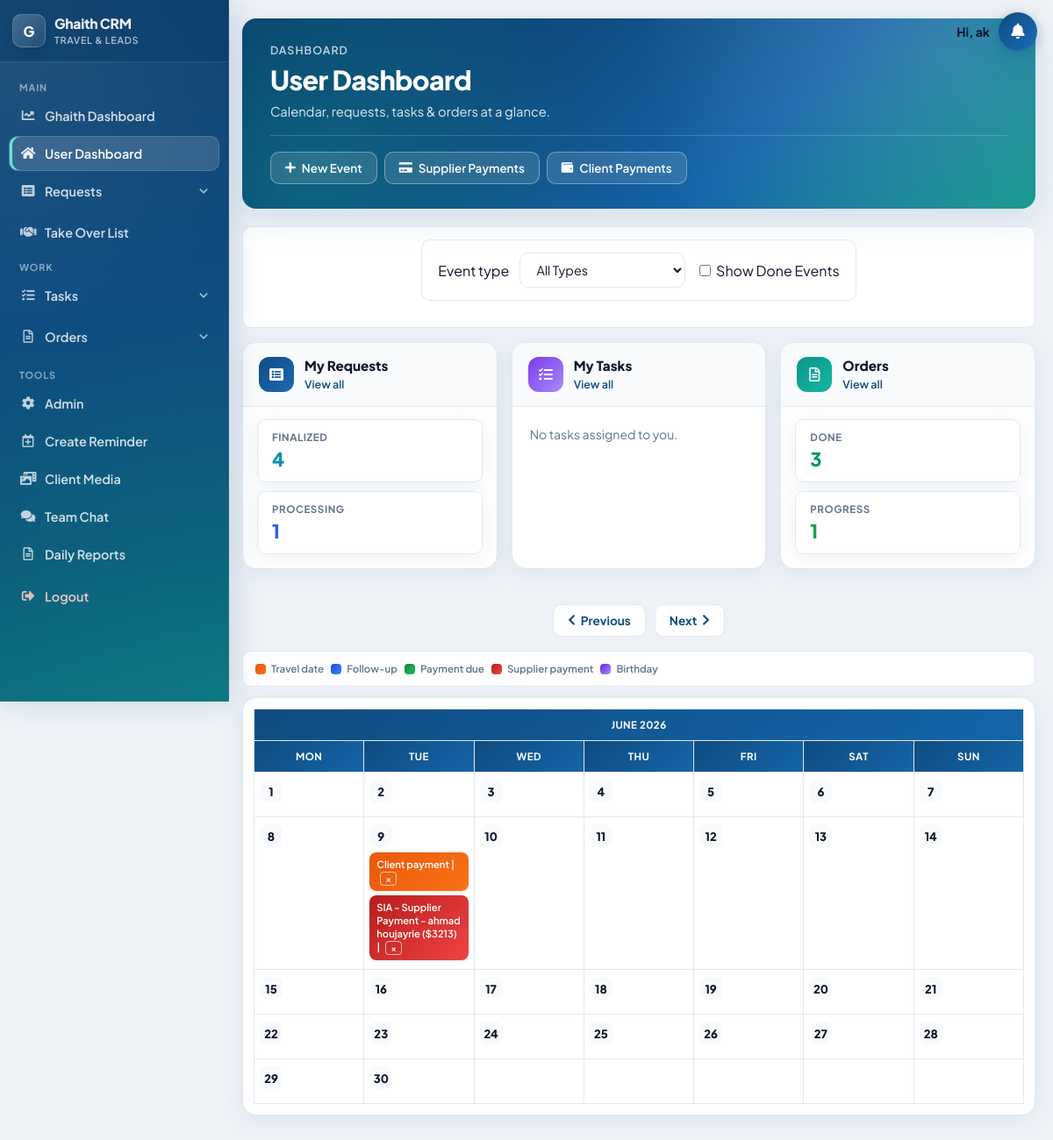
The app's page /dashboard/calendar/ (signed in) with its own data.
### display/models.py (models this page shows, shortened)
class Lead(models.Model):
    reason_of_travel = models.TextField(blank=True, null=True)
    why_this_destination = models.TextField(blank=True, null=True)
    travel_dates_flexible = models.BooleanField(blank=True, default=False)
    budget_range_from = models.PositiveIntegerField(blank=True, null=True)
    budget_range_to = models.PositiveIntegerField(blank=True, null=True)
    name = models.CharField(max_length=100)
    email = models.EmailField(blank=True, null=True)
    country_code = models.CharField(max_length=5, default='+961')
    phone = models.CharField(max_length=15)
    CHANNEL_CHOICES = [
        ('', 'Select Channel'),
        ('Facebook', 'Facebook'),
        ('Whatsapp', 'Whatsapp'),
        ('Referral', 'Referral'),
        ('Direct', 'Direct'),
        ('Website', 'Website'),
        ('Instagram', 'Instagram'),
    ]
    channel = models.CharField(max_length=100, choices=CHANNEL_CHOICES, blank=True)
    SERVICE_CHOICES = [
        ('hotel', 'Hotel'),
        ('ticket', 'Ticket'),
        ('visa', 'Visa'),
        ('package', 'Package'),
        ('travel insurance', 'Travel Insurance'),
    ]
    STATUS_CHOICES = [
        ('onhold', 'On Hold'),
        ('processing', 'Processing'),
        ('negotiation', 'Negotiation'),
        ('finalized', 'Finalized'),
        ('followup', 'Follow-Up'),
        ('done', 'Unqualified'),
    ]
    type_of_service = models.CharField(max_length=50, choices=SERVICE_CHOICES, blank=True, default='')
    status = models.CharField(max_length=50, choices=STATUS_CHOICES, blank=True, default='onhold')
    status_changed_at = models.DateTimeField(null=True, blank=True)
    destination = models.CharField(max_length=200, blank=True, choices=get_destination_choices)
    pax = models.CharField(max_length=100, blank=True, default='')
    duration = models.CharField(max_length=200, blank=True, default='')
    travel_date_from = models.DateField(blank=True, null=True)
    travel_date_to = models.DateField(blank=True, null=True)
    selling_price = models.CharField(max_length=200, blank=True)
    net = models.CharField(max_length=200, blank=True, default='')
    profit = models.CharField(max_length=200, blank=True)
    date_notes = models.TextField(blank=True, null=True)
    special_request = models.TextField(blank=True)
    urgent = models.BooleanField(default=False)
    assignment_notes = models.TextField(blank=True)
    supplier = models.CharField(max_length=200, blank=True)
    sold = models.BooleanField(blank=True, default=False)
    lost = models.BooleanField(blank=True, default=False)
    finalization_notes = models.TextField(blank=True, null=True)
    assigned_to = models.ForeignKey(User, on_delete=models.CASCADE, related_name="current")
    assigned_at = models.DateTimeField(null=True, blank=True)
    attachments = models.ManyToManyField(Attachment, blank=True)
    follow_up = models.DateField(blank=True, null=True)
    created_at = models.DateTimeField(auto_now_add=True, editable=False)
    last_modified = models.DateTimeField(auto_now=True, editable=True)
    takeover = models.BooleanField(default=True)
    special_takeover = models.BooleanField(default=False)  # New field
    takeover_added_at = models.DateTimeField(null=True, blank=True)
    period = models.PositiveIntegerField(default=20)
    is_archived = models.BooleanField(default=False)
    offer_prepared = models.BooleanField(default=False)
    offer_details = models.TextField(blank=True, null=True)
    moved_to_negotiation = models.BooleanField(default=False)  # New field

### tasks/models.py (models this page shows, shortened)
class LeadTask(models.Model):
    PAYMENT_CH = [
        ('installment', 'Installment'),
        ('full', 'Full'),
    ]
    STATUS_CHOICES = [
        ('onhold', 'On Hold'),
        ('progress', 'In Progress'),
        ('done', 'Done'),
        ('cancelled', 'Cancelled'),
    ]
    lead = models.ForeignKey('display.Lead', on_delete=models.CASCADE)
    assigned_to = models.ForeignKey(User, on_delete=models.CASCADE)
    payment = models.CharField(max_length=100, choices=PAYMENT_CH, blank=True)
    status = models.CharField(max_length=100, choices=STATUS_CHOICES)
    notes = models.TextField(blank=True, null=True)
    travel_date = models.DateTimeField(null=True, blank=True)
    return_date = models.DateTimeField(null=True, blank=True)
    date_of_birth = models.DateField(null=True, blank=True)
    passport_expiry_date = models.DateField(null=True, blank=True)

### dashboard/models.py (models this page shows, shortened)
class Event(models.Model):
    TYPE_CHOICES = [
        ('user', 'Travel date reminder'),
        ('invoice', 'Follow-up reminder'),
        ('task', 'Payment Due Date'),
        ('followup', 'Supplier Payment'),
        ('anniversary', 'Birthday Anniversary'),  # New Event Type
    ]
    event_type = models.CharField(max_length=50,
                                  choices=TYPE_CHOICES,
                                   default='user')
    user = models.ForeignKey(User,
                             on_delete=models.CASCADE,
                             related_name="events")
    title = models.CharField(max_length=200)
    description = models.TextField()
    when = models.DateField()
    done = models.BooleanField(default=False)
    service = models.OneToOneField(
        'tasks.Service',
        null=True,
        blank=True,
        on_delete=models.CASCADE,
        related_name='calendar_event',
    )
    @property
    def get_html_url(self):
        edit_url = reverse('event_edit', args=(self.id,))
        done_url = reverse('event_done', args=(self.id,))
        if not self.done:
            return f'''
                <a href="{edit_url}" class="event-link">{self.title}</a> |
            <a href="{done_url}" class="done-link" style="color: white;">&times;</a>
            '''
        else:
            return f'''
            <a href="{edit_url}" class="event-link done-event">{self.title}</a>
            '''

### dashboard/views.py (the view)
class CalendarView(LoginRequiredMixin, generic.ListView):
    model = Event
    template_name = 'calendar.html'
    login_url = '/login/'  # Redirect to login if not authenticated
    def get_context_data(self, **kwargs):
        context = super().get_context_data(**kwargs)
        d = get_date(self.request.GET.get('month', None))
        user = self.request.user
        event_type = self.request.GET.get('event_type', None)
        show_done = self.request.GET.get('show_done')  # 'on' or None
        if user.is_staff:
            events = Event.objects.filter(
                when__year=d.year,
                when__month=d.month
            ).exclude(
                Q(event_type='invoice') & ~Q(user=user)
            )
        else:
            events = Event.objects.filter(
                user=user,
                when__year=d.year,
                when__month=d.month
            )
        if event_type:
            events = events.filter(event_type=event_type)
        if show_done != 'on':
            events = events.filter(done=False)
        cal = Calendar(d.year, d.month)
        html_cal = cal.formatmonth(withyear=True, events=events)
        lead_counts = Lead.objects.filter(assigned_to=user).values('status').annotate(total=Count('status'))
        task_counts = Task.objects.filter(assigned_to=user).values('status').annotate(total=Count('status'))
        lead_task_counts = LeadTask.objects.filter(assigned_to=user).values('status').annotate(total=Count('status'))
        context.update({
            'calendar': mark_safe(html_cal),
            'prev_month': prev_month(d),
            'next_month': next_month(d),
            'event_type': event_type,
            'type_choices': Event.TYPE_CHOICES,
            'lead_counts': {item['status']: item['total'] for item in lead_counts},
            'task_counts': {item['status']: item['total'] for item in task_counts},
            'lead_task_counts': {item['status']: item['total'] for item in lead_task_counts},
            'show_done': show_done,  # pass this so checkbox stays checked if set
        })
        return context

### dashboard/templates/calendar.html (shortened to what this page needs)
{% extends 'base.html' %}
{% block hero %}
<header class="req-hero">
    <div class="req-hero__bg"></div>
    <div class="req-hero__content">
        <div class="req-hero__eyebrow">Dashboard</div>
        <h1 class="req-hero__title">User Dashboard</h1>
        <p class="req-hero__sub">Calendar, requests, tasks &amp; orders at a glance.</p>
        <div class="req-hero__footer">
            <div class="req-hero__actions">
                <a href="{% url 'event_new' %}" class="req-btn-ghost"><i class="fas fa-plus"></i> New Event</a>
                <a href="{% url 'supplier_payments_list' %}" class="req-btn-ghost"><i class="fas fa-credit-card"></i> Supplier Payments</a>
                <a href="{% url 'client_payments_list' %}" class="req-btn-ghost"><i class="fas fa-wallet"></i> Client Payments</a>
            </div>
        </div>
    </div>
</header>
{% endblock %}
{% block content %}
<div class="form-event-type">
    <form method="get" action="{% url 'calendar' %}" class="dashboard-filter-form">
        <label for="event_type">Event type</label>
        <select name="event_type" id="event_type" onchange="this.form.submit()">
            <option value="">All Types</option>
        </select>
        <label class="dashboard-filter-form__check">
            <input type="checkbox" name="show_done" value="on" onchange="this.form.submit()" {% if show_done == 'on' %}checked{% endif %}>
            Show Done Events
        </label>
    </form>
</div>
<div class="dash-stats-grid">
    <div class="req-card dash-stats-card">
        <div class="dash-stats-card__head">
            <div class="req-card__icon req-card__icon--blue"><i class="fas fa-list-alt"></i></div>
            <div>
                <h2 class="dash-stats-card__title">My Requests</h2>
                <a href="{% url 'display_data' %}" class="dash-stats-card__link">View all</a>
            </div>
        </div>
        <div class="req-stats dash-stats-card__stats">
            {% for status, count in lead_counts.items %}
            <div class="req-stat req-stat--{{ status }}">
                <span class="req-stat__label">{{ status }}</span>
                <span class="req-stat__value">{{ count }}</span>
            </div>
            {% empty %}
            <p class="dash-stats-card__empty">No requests assigned to you.</p>
            {% endfor %}
        </div>
    </div>
    <div class="req-card dash-stats-card">
        <div class="dash-stats-card__head">
            <div class="req-card__icon req-card__icon--purple"><i class="fas fa-tasks"></i></div>
            <div>
                <h2 class="dash-stats-card__title">My Tasks</h2>
                <a href="{% url 'current tasks' %}" class="dash-stats-card__link">View all</a>
            </div>
        </div>
        <div class="req-stats dash-stats-card__stats">
            {% for status, count in task_counts.items %}
            <div class="req-stat req-stat--{{ status }}">
                <span class="req-stat__label">{{ status }}</span>
                <span class="req-stat__value">{{ count }}</span>
            </div>
            {% empty %}
            <p class="dash-stats-card__empty">No tasks assigned to you.</p>
            {% endfor %}
        </div>
    </div>
    <div class="req-card dash-stats-card">
        <div class="dash-stats-card__head">
            <div class="req-card__icon req-card__icon--teal"><i class="far fa-file-alt"></i></div>
            <div>
                <h2 class="dash-stats-card__title">Orders</h2>
                <a href="{% url 'current_lead_tasks' %}" class="dash-stats-card__link">View all</a>
            </div>
        </div>
        <div class="req-stats dash-stats-card__stats">
            {% for status, count in lead_task_counts.items %}
            <div class="req-stat req-stat--{{ status }}">
                <span class="req-stat__label">{{ status }}</span>
                <span class="req-stat__value">{{ count }}</span>
            </div>
            {% empty %}
            <p class="dash-stats-card__empty">No orders assigned to you.</p>
            {% endfor %}
        </div>
    </div>
</div>
<div class="calendar-nav-actions">
    <a class="btn btn--secondary" href="{% url 'calendar' %}?{{ prev_month }}"><i class="fas fa-chevron-left"></i> Previous</a>
    <a class="btn btn--secondary" href="{% url 'calendar' %}?{{ next_month }}">Next <i class="fas fa-chevron-right"></i></a>
</div>
<div class="calendar-legend" aria-label="Event type colors">
    <span class="calendar-legend__item calendar-legend__item--user">Travel date</span>
    <span class="calendar-legend__item calendar-legend__item--invoice">Follow-up</span>
    <span class="calendar-legend__item calendar-legend__item--task">Payment due</span>
    <span class="calendar-legend__item calendar-legend__item--followup">Supplier payment</span>
    <span class="calendar-legend__item calendar-legend__item--anniversary">Birthday</span>
</div>
<div class="calendar-shell table-responsive">
    {{ calendar }}
</div>
{% endblock %}

### display/templates/shared/notification_bell.html (shortened to what this page needs)
{% load static %}
{% if user.is_authenticated %}
<link rel="stylesheet" href="{% static 'css/crm-notifications.css' %}">
<div class="crm-notify" id="crmNotify">
  <span class="crm-notify__greeting">Hi, {% if user.get_full_name %}{{ user.get_full_name }}{% else %}{{ user.username }}{% endif %}</span>
  <button type="button" class="crm-notify__bell" id="crmNotifyBell" aria-label="Notifications" aria-expanded="false">
    <i class="fas fa-bell"></i>
  </button>
</div>
{% endif %}

### records on screen
Lead: status "FINALIZED", id "4"
Lead: status "PROCESSING", count "1"
LeadTask: status "DONE", id "3"
LeadTask: status "PROGRESS", assigned_to "1"
Event: title "JUNE 2026 MON TUE WED THU FRI SAT SUN 1 2 3 4 5 6 7 8 9 Client payment | × SIA - Supplier Payment - ahmad houjayrie ($3213) | × 10 11 12 13 14 15 16 17 18 19 20 21 22 23 24 25 26 27 28 29 30"

### other values on screen
{{ user.username }} "ak"
